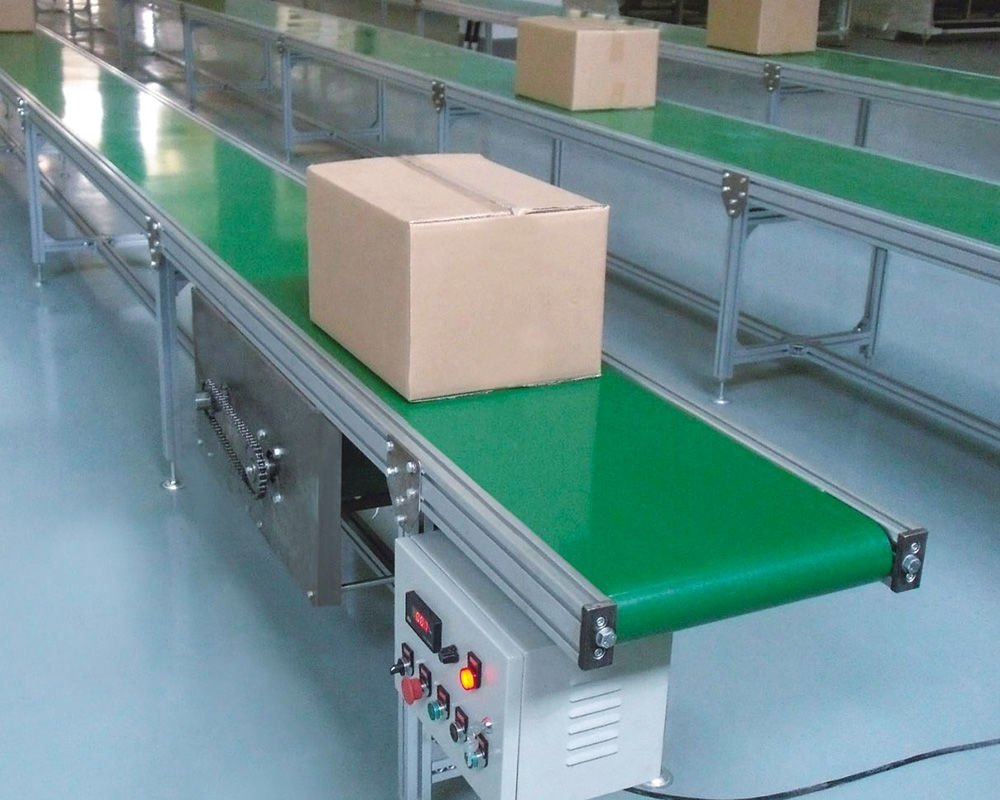
#> input picture Sem4/Project/dataset/training/box-transferring-belt-conveyor.jpg, 1000 x 800 px, found by its file name
$ python object_detection.py
#> lines starting #> are read from the running program, lines starting #| are printed output that depends on the picture; after the words box and inside, x2 and y2 are one past the last pixel; in counts of white or black regions, pixels touching at a corner belong together; long printed decimals are rounded
#> further down, image is the input picture: shape (800, 1000, 3); mean B, G, R 144.2, 141.7, 112.1
import cv2
import numpy as np
import matplotlib.pyplot as plt

# Function to detect an object and return its bounding box, coordinates, and orientation
def detect_object(image):
    # Convert image to grayscale
    gray = cv2.cvtColor(image, cv2.COLOR_BGR2GRAY)
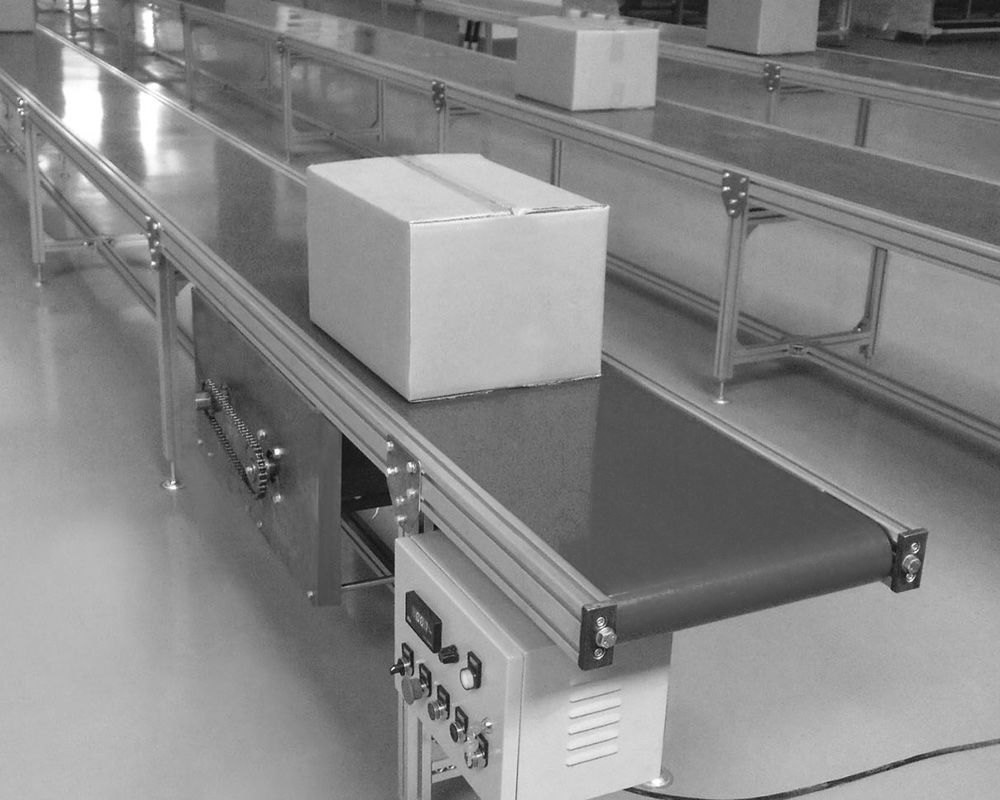
#> gray: shape (800, 1000); min 8, max 255, mean 133.1
    print("Shape of the image", gray.shape)
#| Shape of the image (800, 1000)

    # Apply Gaussian blur
    blurred = cv2.GaussianBlur(gray, (5, 5), 0)

    # Apply edge detection
    edges = cv2.Canny(blurred, 50, 150)
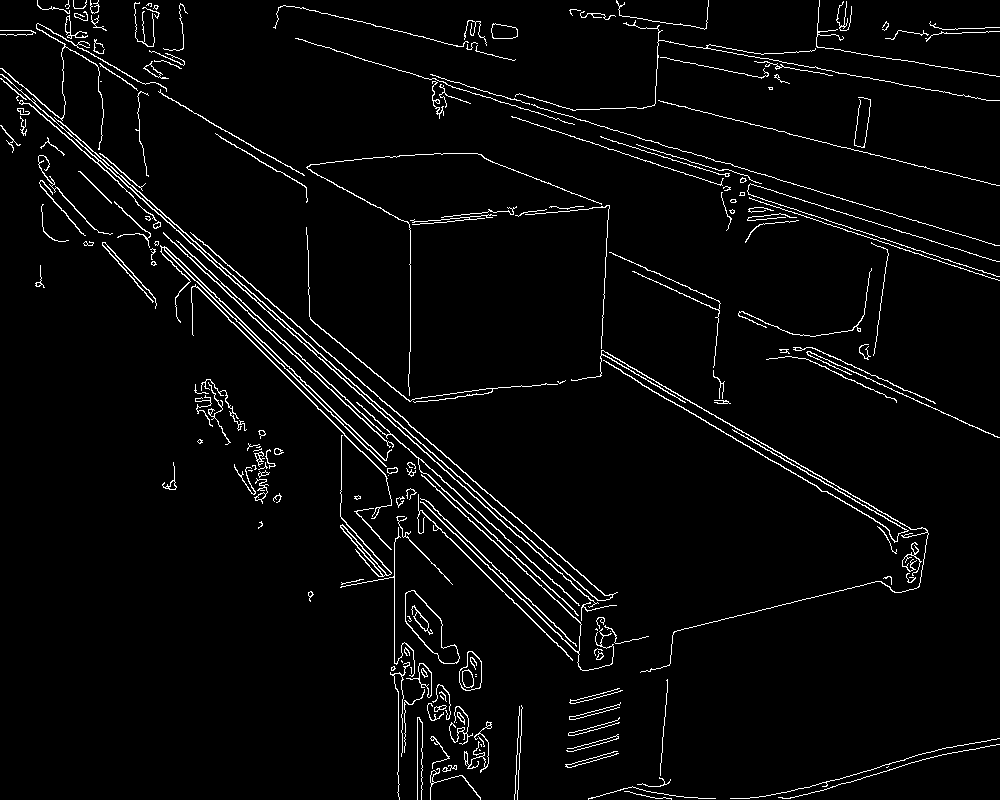
#> edges: shape (800, 1000); 3.5% white in thin lines or dots

    # Find contours
    contours, _ = cv2.findContours(edges, cv2.RETR_EXTERNAL, cv2.CHAIN_APPROX_SIMPLE)
#> contours = 196 contours, 130 with area under 20; largest, box (x1, y1, x2, y2) and area: (405, 590, 460, 664) 1725, (54, 117, 618, 601) 813, (459, 651, 482, 691) 641, (0, 74, 599, 608) 592, (176, 240, 580, 616) 494

    # Assume the largest contour is the object
    contour = max(contours, key=cv2.contourArea)
#> contour = contour of 60 points, box (x1, y1, x2, y2) (405, 590, 460, 664), area 1725

    # Get bounding box coordinates
    x, y, w, h = cv2.boundingRect(contour)
#> x = 405; y = 590; w = 55; h = 74

    # Calculate the center of the bounding box
    cx, cy = x + w // 2, y + h // 2
#> cx = 432; cy = 627
    moments = cv2.moments(contour)
#> moments = moments, m00 1725, centre m10/m00, m01/m00 = (427.8, 627.3)
    if moments["m00"] != 0:
        cx = int(moments["m10"] / moments["m00"])
#> cx = 427
        cy = int(moments["m01"] / moments["m00"])
    else:
        cx, cy = 0, 0
    angle = 0.5 * np.arctan2(2 * moments["mu11"], moments["mu20"] - moments["mu02"])
#> angle = 0.982

    # Calculate orientation (angle) using PCA
    data = np.array(contour[:, 0, :], dtype=np.float64)
#> data = 60 pairs, first value 405 to 459, second value 590 to 663
    mean, eigenvectors = cv2.PCACompute(data, mean=np.empty((0)))
#> mean = [[435.6, 635.6]]; eigenvectors = [[0.56, 0.828], [0.828, -0.56]]
    angle = np.arctan2(eigenvectors[0, 1], eigenvectors[0, 0])
#> angle = 0.976

    annotated_image = image.copy()
    cv2.rectangle(annotated_image, (x, y), (x+w, y+h), (0, 255, 0), 2)
    cv2.circle(annotated_image, (cx, cy), 5, (0, 255, 255), -1)
#> annotated_image: shape (800, 1000, 3); mean B, G, R 144, 141.8, 112
    cv2.putText(annotated_image, f"Center: "+str(cx)+","+str(cy), (cx, cy), cv2.FONT_HERSHEY_SIMPLEX, 0.5, (0, 255, 0), 2)
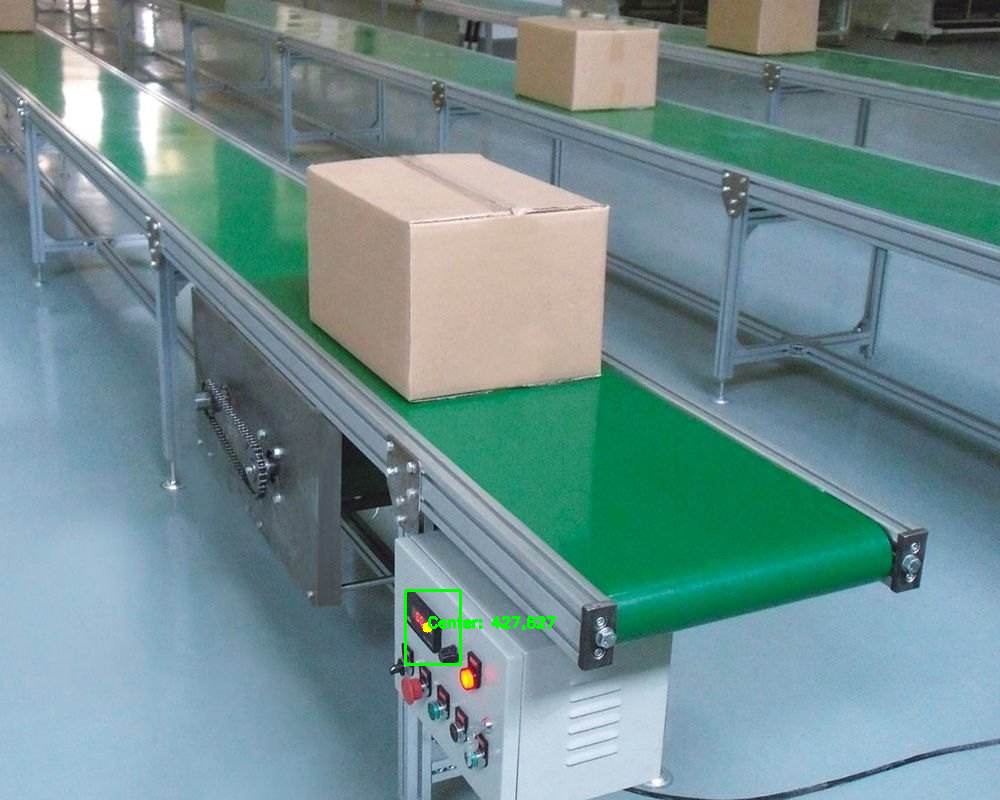
#> annotated_image: shape (800, 1000, 3); mean B, G, R 143.9, 141.9, 111.8
    #plt.imshow(annotated_image)
    resized_image = cv2.resize(annotated_image, (500, 500))
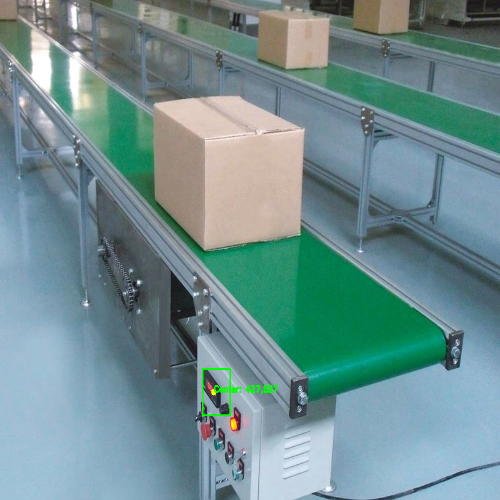
#> resized_image: shape (500, 500, 3); mean B, G, R 143.8, 141.9, 111.7
    #cv2.imshow('Annotated Image', resized_image)
    #cv2.waitKey(0)
    #cv2.destroyAllWindows()
    filename = 'savedImage.jpg'

    # Using cv2.imwrite() method
    # Saving the image
    cv2.imwrite(filename, resized_image)
        # Crop the image around the object
    output_size = (800, 800)
    #cropped_image = annotated_image[y:y+h, x:x+w]
    cropped_image = annotated_image[y:y+h+20, x:x+w+20]
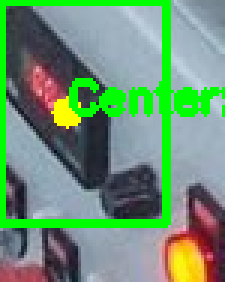
#> cropped_image: shape (94, 75, 3) (shown 3 times larger); mean B, G, R 116.6, 146.6, 111.4
    # Resize the cropped image to the desired output size
    #resized_image = cv2.resize(cropped_image, output_size)
    #plt.imshow(resized_image)
    cv2.imwrite('cropped_image.jpg', cropped_image)
    return (x, y, w, h), (cx, cy), angle

# Example usage
image = cv2.imread("/home/eiiv-nn1-l3t04/Project/dataset/training/box-transferring-belt-conveyor.jpg")
bbox, coordinates, orientation = detect_object(image)
#> bbox = (405, 590, 55, 74); coordinates = (427, 627); orientation = 0.976


print(f"Bounding Box: {bbox}")
#| Bounding Box: (405, 590, 55, 74)
print(f"Coordinates: {coordinates}")
#| Coordinates: (427, 627)
print(f"Orientation: {orientation}")
#| Orientation: 0.9762
